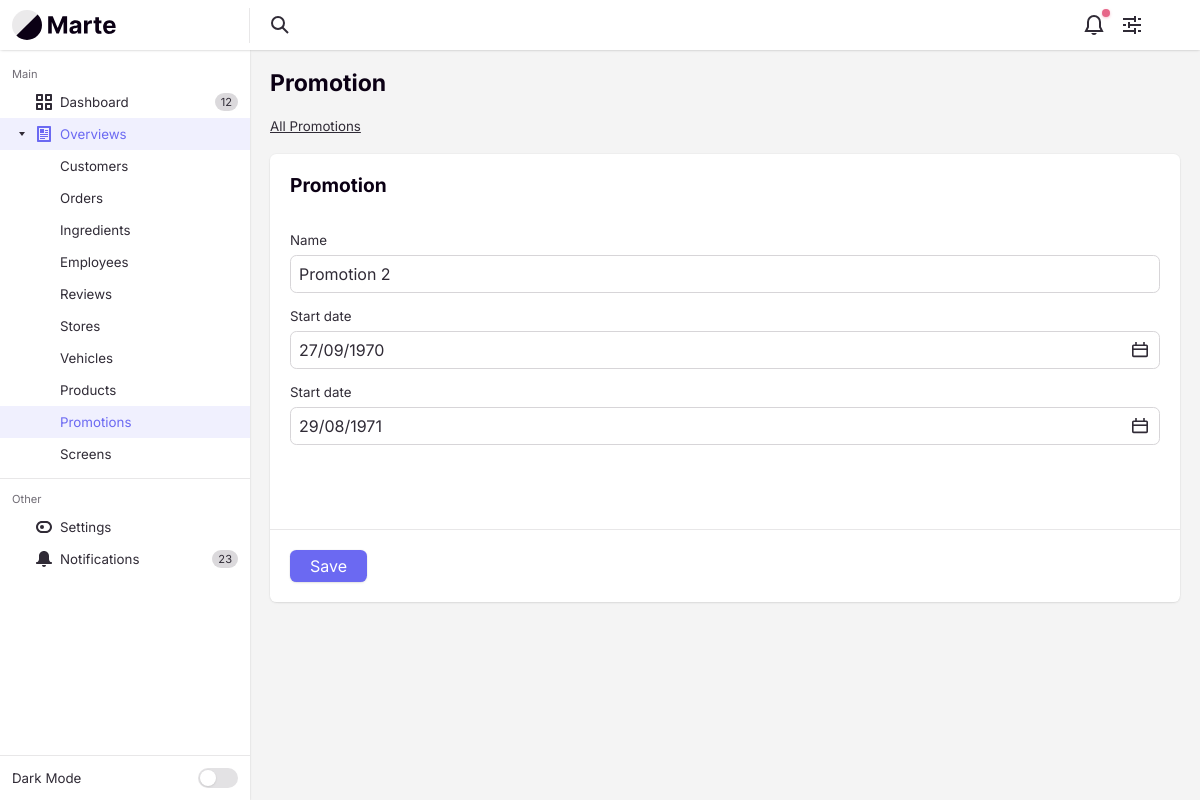
Page /PromotionController/update/5231 on the earlier database version.
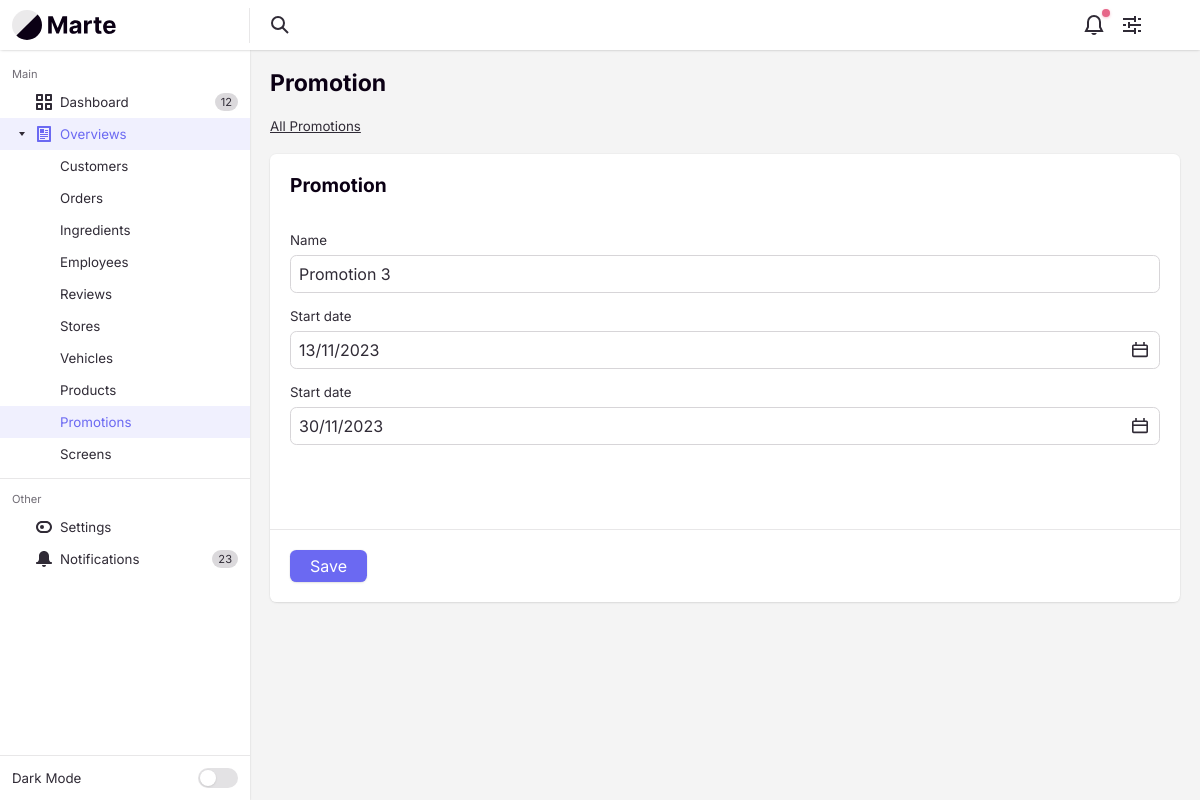
Same page on the later database version.
### tables this page shows
CREATE TABLE `promotions` (
  `promotionId` varchar(4) NOT NULL,
  `promotionName` varchar(255) NOT NULL,
  `promotionStartDate` varchar(255) NOT NULL,
  `promotionEndDate` varchar(255) NOT NULL,
  `promotionIsActive` tinyint(1) NOT NULL DEFAULT 1,
  `promotionCreateDate` int(10) NOT NULL,
  `promotionDescription` text DEFAULT NULL
);

### app/libraries/Core.php (called while the page is built, shortened)
<?php
class Core
{
    protected $currentMethod = 'index';
    public function __construct()
    {
        $url = $this->getUrl();
        $this->currentController = new $this->currentController();
        if (isset($url[1])) {
            if (method_exists($this->currentController, $url[1])) {
                $this->currentMethod = $url[1];
            } else if (!empty($url[1])) {
                require APPROOT . '/views/includes/404.php';
                exit;
            }
        }
        $this->params = $url ? [$url[2]] : [];
        call_user_func_array([$this->currentController, $this->currentMethod], $this->params);
    }
    public function getUrl()
    {
        $incoming = $_SERVER['REQUEST_URI'];
        $incoming = str_replace("/pizzapalacebackend/", "", $incoming);
        if (!empty($incoming) && substr($incoming, -1) !== '/') {
            $incoming .= '/';
        }
        $incoming = trim($incoming, "/");
        $url = filter_var($incoming, FILTER_SANITIZE_URL);
        $url = explode('/', $url);
        $urlController = $url[0];
        $urlAction = "";
        if (array_key_exists(1, $url)) {
            $urlAction = explode('?', $url[1])[0];
        }
        $urlSlug = $url;
        if (array_key_exists(2, $url)) {
            $urlSlug = $url[2];
        }
        $output = [$urlController, $urlAction, $urlSlug];
        return $output;
    }
}

### app/require.php (called while the page is built, shortened)
<?php
  require_once 'libraries/Core.php';
  require_once 'libraries/Controller.php';
  require_once 'libraries/Database.php';
  $init = new Core();

### public/index.php (called while the page is built)
<?php
  require_once '../app/require.php';
?>

### app/libraries/Database.php (called while the page is built, shortened)
<?php
  class Database {
    private $dbHost = DB_HOST;
    private $dbUser = DB_USER;
    private $dbPass = DB_PASS;
    private $dbName = DB_NAME;
    private $statement;
    private $dbHandler;
    public function __construct()
    {
      $conn = 'mysql:host=' . $this->dbHost . ";dbname=" . $this->dbName;
      $options = array(
        PDO::ATTR_PERSISTENT => true,
        PDO::ATTR_ERRMODE => PDO::ERRMODE_EXCEPTION,
        PDO::ATTR_EMULATE_PREPARES => false
      );
      try
      {
        $this->dbHandler = new PDO($conn, $this->dbUser, $this->dbPass, $options);
      }
      catch(PDOException $e) {
        $this->error = $e->getMessage();
        echo $this->error;
      }
    }
    public function query($sql) {
      $this->statement = $this->dbHandler->prepare($sql);
    }
    public function bind($parameter, $value, $type=null) {
      switch (is_null($type)) {
        default:
          $type = PDO::PARAM_STR;
      }
      $this->statement->bindValue($parameter, $value, $type);
    }
    public function execute() {
      return $this->statement->execute();
    }
    public function single() {
      $this->execute();
      return $this->statement->fetch(PDO::FETCH_OBJ);
    }
  }
?>

### app/models/PromotionModel.php (called while the page is built, shortened)
<?php
class PromotionModel
{
    private $db;
    public function __construct()
    {
        $this->db = new Database();
    }
    public function getPromotionById($promotionId)
    {
        $this->db->query("SELECT promotionId,
                                 promotionName,
                                 promotionStartDate,
                                 promotionEndDate,
                                 promotionCreateDate
                                 FROM promotions
                                 WHERE promotionIsActive = 1 AND promotionId = :id");
        $this->db->bind(":id", $promotionId);
        return $this->db->single();
    }
}

### app/views/backend/promotions/update.php (the view, shortened to what the changed rows need)
<?php require APPROOT . '/views/includes/head.php'; ?>
<div class="margin-bottom-md">
    <h1 class="text-lg">Promotion</h1>
</div>
<div class="margin-bottom-md">
    <nav class="breadcrumbs text-sm" aria-label="Breadcrumbs">
        <ol class="flex flex-wrap gap-xxs">
            <li class="breadcrumbs__item">
                <a href="<?= URLROOT ?>PromotionController/overview" class="color-inherit">All Promotions</a>
            </li>
        </ol>
    </nav>
</div>
<div class="bg radius-md shadow-xs">
    <form action="<?= URLROOT; ?>PromotionController/update" method="post">
        <div class="padding-md">
            <fieldset class="margin-bottom-xl">
                <legend class="form-legend margin-bottom-md">Promotion</legend>
                <div class="margin-bottom-sm">
                    <div class="grid gap-xxs">
                        <div class="col-3@lg">
                            <label class="inline-block text-sm padding-top-xs@lg" for="promotionName">Name</label>
                        </div>
                        <div class="col-6@lg">
                            <input class="form-control width-100%" type="text" name="promotionName" id="promotionName" value="<?= $data['row']->promotionName; ?>">
                        </div>
                    </div>
                </div>
                <div class="margin-bottom-sm">
                    <div class="grid gap-xxs">
                        <div class="col-3@lg">
                            <label class="inline-block text-sm padding-top-xs@lg" for="promotionStartDate">Start date</label>
                        </div>
                        <div class="col-6@lg">
                            <div class="date-input js-date-input">
                                <?php $promotionStartDate = date("d/m/Y", $data['row']->promotionStartDate); ?>
                                <div class="date-input__wrapper">
                                    <input type="text" class="form-control width-100% date-input__text js-date-input__text" name="promotionStartDate" placeholder="JOEHOE" autocomplete="off" id="date-input-1" value="<?= $promotionStartDate ?>">
                                    <button class="reset date-input__trigger js-date-input__trigger js-tab-focus" aria-label="Select date using calendar widget" type="button">
                                    </button>
                                </div>
                            </div>
                        </div>
                    </div>
                </div>
                <div class="margin-bottom-sm">
                    <div class="grid gap-xxs">
                        <div class="col-3@lg">
                            <label class="inline-block text-sm padding-top-xs@lg" for="promotionEndDate">Start date</label>
                        </div>
                        <div class="col-6@lg">
                            <div class="date-input js-date-input">
                                <?php $promotionEndDate = date("d/m/Y", $data['row']->promotionEndDate); ?>
                                <div class="date-input__wrapper">
                                    <input type="text" class="form-control width-100% date-input__text js-date-input__text" name="promotionEndDate" placeholder="JOEHOE" autocomplete="off" id="date-input-1" value="<?= $promotionEndDate ?>">
                                    <button class="reset date-input__trigger js-date-input__trigger js-tab-focus" aria-label="Select date using calendar widget" type="button">
                                    </button>
                                </div>
                            </div>
                        </div>
                    </div>
                </div>
            </fieldset>
        </div>
        <div class="border-top border-alpha padding-md">
            <div class="flex flex-wrap gap-xs justify-between">
                <button class="btn btn--primary">Save</button>
            </div>
        </div>
    </form>
</div>
<?php require APPROOT . '/views/includes/footer.php'; ?>

Differences in the rows shown:
changed promotions: promotionName "Promotion 2" → "Promotion 3"; promotionStartDate "27/09/1970" → "13/11/2023"; promotionEndDate "29/08/1971" → "30/11/2023"
